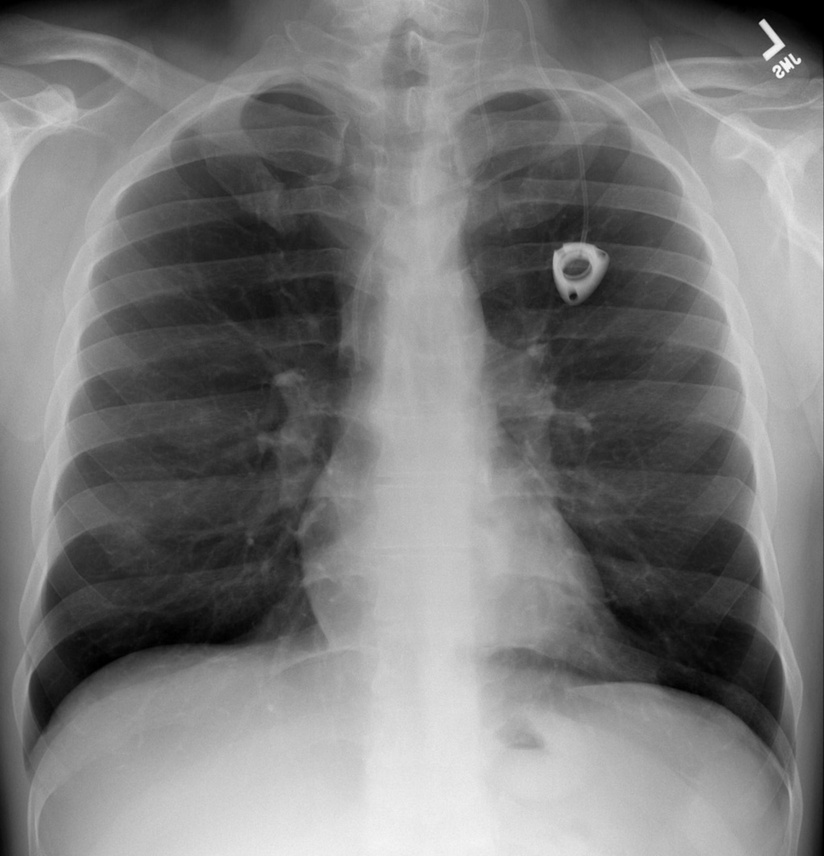
#> input picture InternTask/test.jpg, 824 x 856 px, shrunk from 2524 x 2623 before the run
$ jupyter execute 'Random Walker segmentation in Python.ipynb'
#> lines starting #> are read from the running program, lines starting #| are printed output that depends on the picture
[cell 1]
import numpy as np
import matplotlib.pyplot as plt
from skimage import io,img_as_float,img_as_ubyte

[cell 2]
from skimage.restoration import denoise_nl_means,estimate_sigma

[cell 3]
img=img_as_float(io.imread('test.jpg'))
#> img: shape (856, 824) float64; min 0, max 0.996, mean 0.477
plt.imshow(img,cmap="gray")

[cell 4]
sigma_est=np.mean(estimate_sigma(img,channel_axis=None))
#> sigma_est = 0.00235

[cell 5]
denoise_img=denoise_nl_means(img,h=1.15*sigma_est,fast_mode=True,patch_size=5,patch_distance=6,channel_axis=None)

[cell 6]
denoise_img=img_as_ubyte(denoise_img)
plt.imshow(denoise_img,cmap="gray")

[cell 7]
plt.hist(denoise_img.flat,bins=100,range=(0,255))
plt.show()
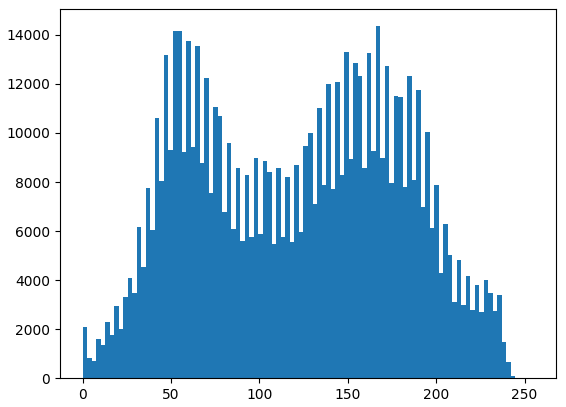
#> figure drawn by matplotlib, 1 panel; tallest bar 14354 high, from x = 165.8 to 168.3

[cell 8]
from skimage import exposure

[cell 9]
eq_img=exposure.equalize_adapthist(denoise_img)
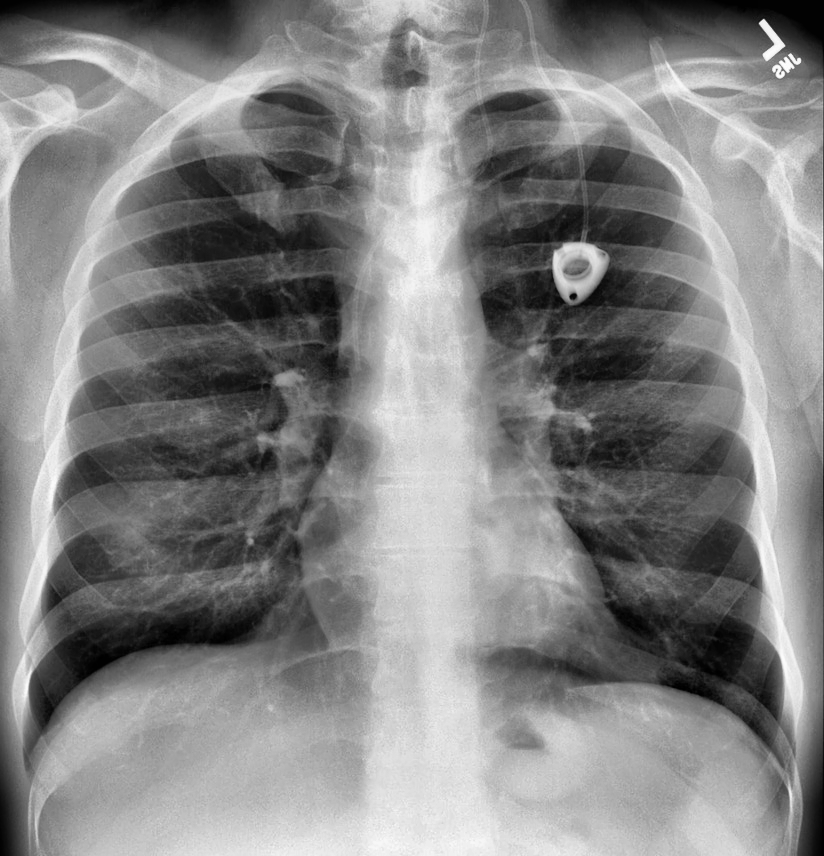
#> eq_img: shape (856, 824) float64; min 0, max 1, mean 0.517

[cell 10]
plt.imshow(eq_img,cmap="gray")

[cell 11]
plt.hist(eq_img.flat,bins=100,range=(0,1))
plt.show()
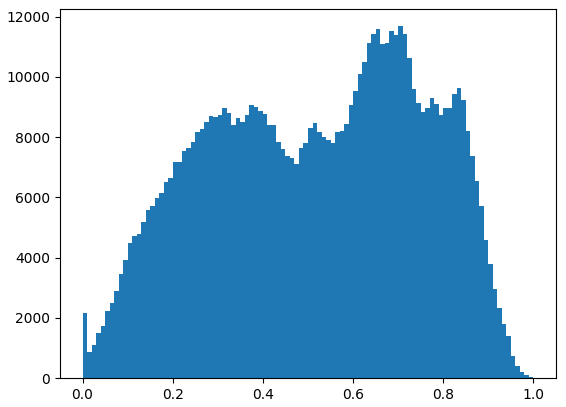
#> figure drawn by matplotlib, 1 panel; tallest bar 11680 high, from x = 0.7 to 0.71

[cell 12]
markers=np.zeros(img.shape,dtype=np.uint)
eq_img

[cell 13]
markers[(eq_img<0.05) & (eq_img>0)]=1
markers[(eq_img>0.45) & (eq_img<0.55)]=2
markers[(eq_img>0.6) & (eq_img<0.7)]=3
markers[(eq_img>0.7) & (eq_img<0.8)]=4
markers[(eq_img>0.82)]=5
plt.imshow(markers)
markers
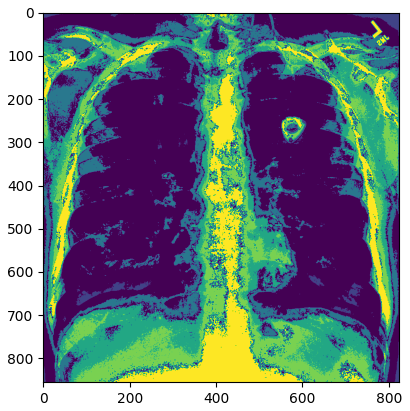
#> figure drawn by matplotlib, 1 panel

[cell 14]
from skimage.segmentation import random_walker

[cell 15]
labels=random_walker(eq_img,markers,beta=10,mode="bf")
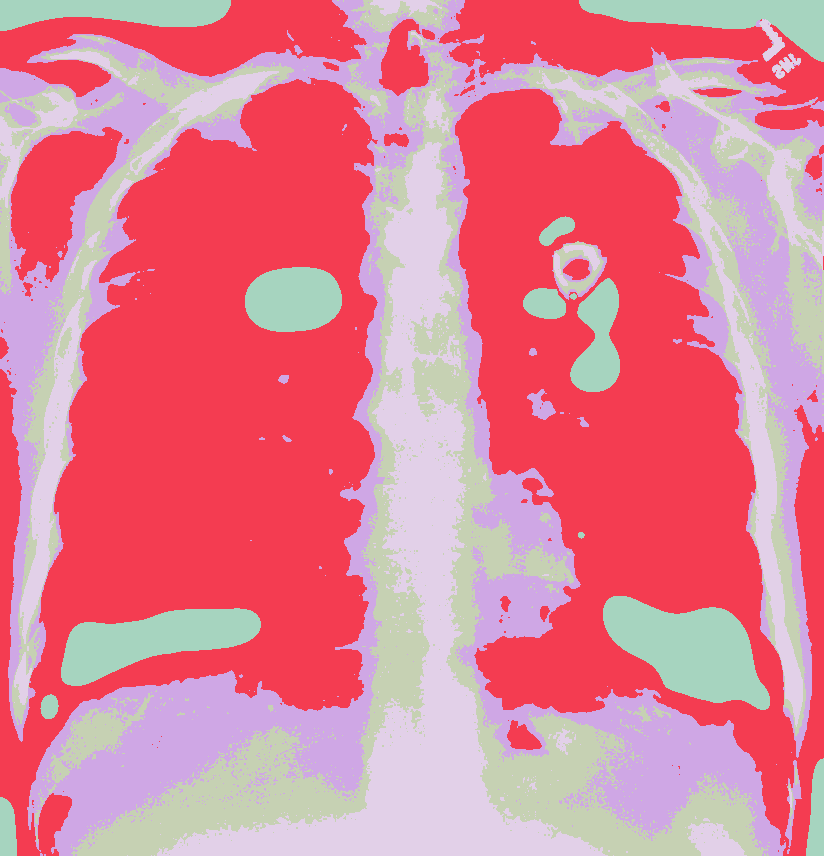
#> labels: shape (856, 824) uint64; 5 distinct labels, from 1 to 5; one colour per label, 0 black

[cell 16]
plt.imshow(labels)

[cell 17]
np.unique(labels)
#> Out = [1, 2, 3, 4, 5]
